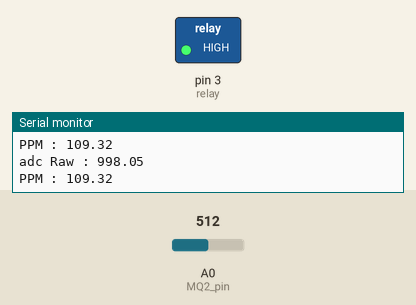
This sketch was run on a simulated Arduino Uno, built with avr-gcc and run on an emulated ATmega328P. Parts: switched loads named in the sketch (green lamp = pin HIGH), the last lines printed to the serial monitor. Inputs (shaded band) come from the test bench; at power-on: A0 (MQ2_pin) = 512.

Above: at 1.8 s.
1.9 s: A0 (MQ2_pin) set to 824
3.4 s: A0 (MQ2_pin) set to 846
At 4.5 s:
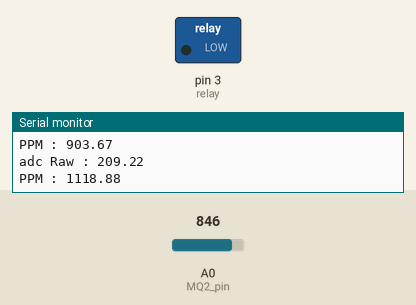
5.5 s: A0 (MQ2_pin) set to 716
At 7.2 s:
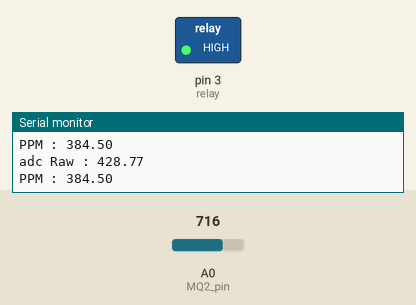
7.5 s: A0 (MQ2_pin) set to 900
At 9.0 s:
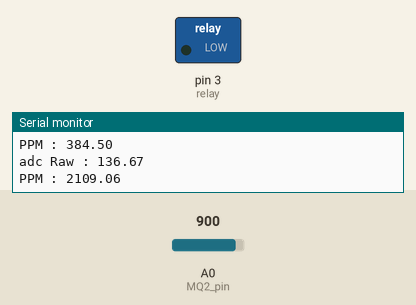
Timing chart, 0 to 10.5 s (numbered marks = the images above; inputs shaded):
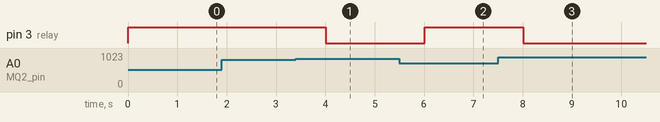

Measured:
- the behaviour switches between 834 and 835 on A0 (MQ2_pin) (found by bisection; images 0 and 1)
- after the input at 3.4 s, pin 3 (relay): HIGH → LOW after 0.61 s
- after the input at 5.5 s, pin 3 (relay): LOW → HIGH after 0.51 s
- after the input at 7.5 s, pin 3 (relay): HIGH → LOW after 0.51 s

The sketch:

tubes_SAD_deteksi_propana.ino
```cpp
const int MQ2_pin = A0;
const byte relay = 3;
int Rload = 1000;
float a = 0.403487;
float b =-1.48861;
float Rs;
float Ro = 43000; //cari nilai Ro menggunakan kodingan MQ2_mencari_Ro
float adcRaw;


void setup(){
  Serial.begin(9600);
  pinMode(relay, OUTPUT);
}

void loop(){
  adcRaw = analogRead(MQ2_pin);
  Rs = ((1023.0 * Rload) / adcRaw) - Rload; //resistansi sensor saat udara netral
  float ppm = a * pow((Rs/Ro), b);
  Serial.print("adc Raw : ");
  Serial.println(Rs); //nilai tegangan sensor gas
  Serial.print("PPM : ");
  Serial.println(ppm); //jumlah gas yang terdeteksi dalam satuan ppm
  if(ppm >= 1000){
    digitalWrite(relay, LOW);
  }else{
    digitalWrite(relay, HIGH);
  }
  delay(1000);

}
```
